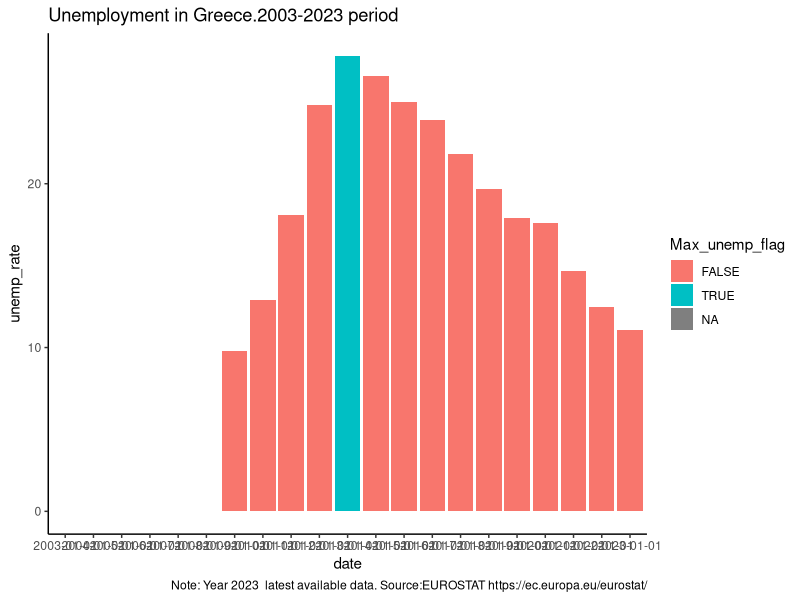
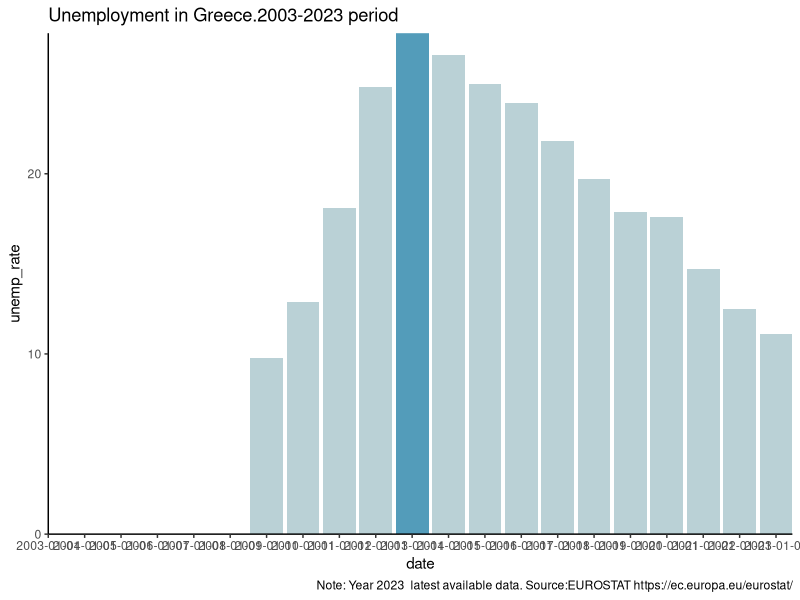
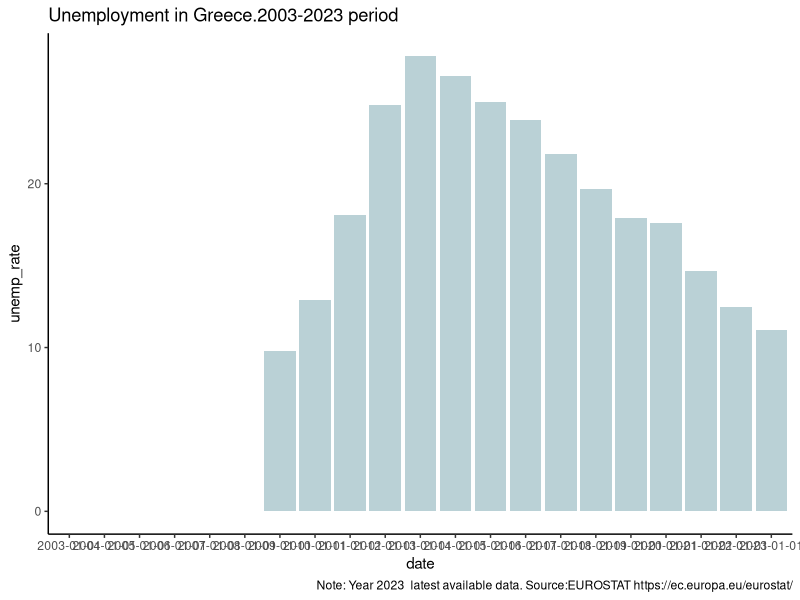
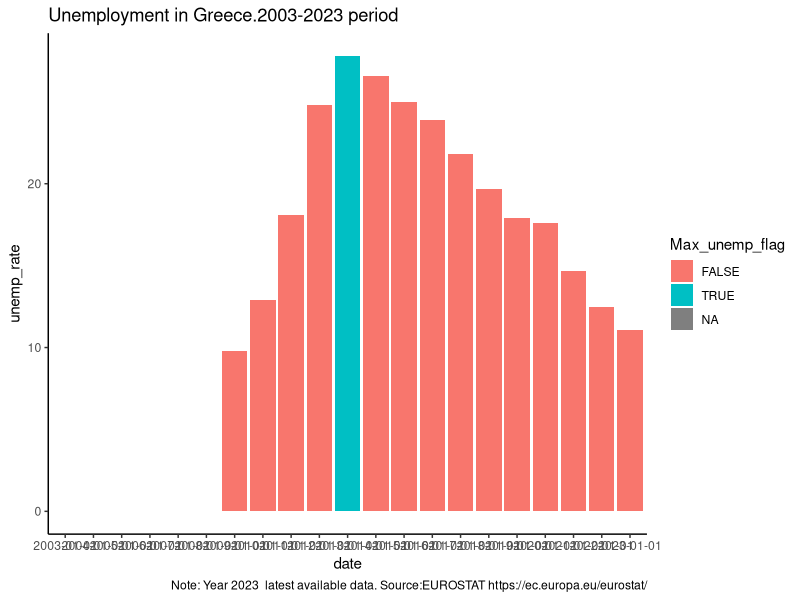
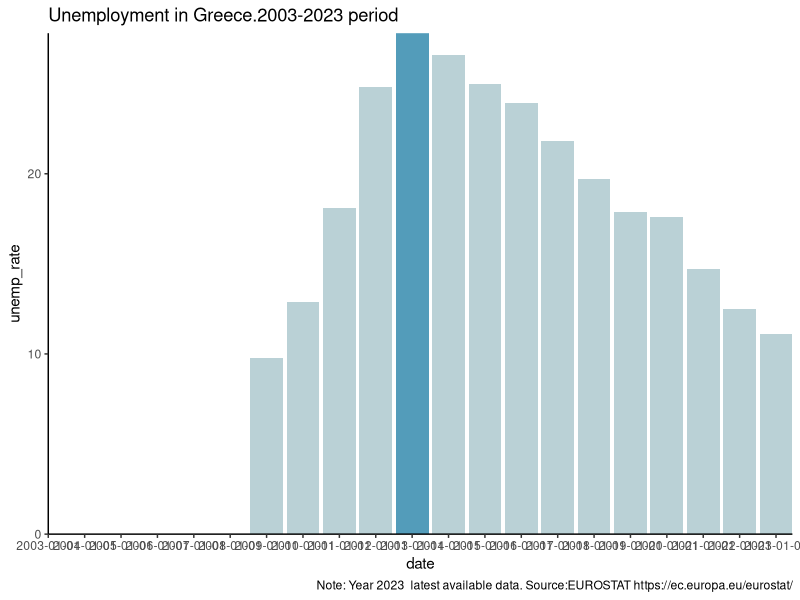

Here is the R script that generated these plots, in order:
# Script:  06 custom geom_bar unrmployment by county.R
# AIM 06 custom geom_bar unmployment metric for each country


# 1. Import previous files.
library(here)
library(tidyverse)

# 1. Import unemployment indicator data 
unemp_data <- read.table(here("data_cleansed", "EU_UNEMP_CLEAN_une_rt_a_LONG.csv"),
                         header =TRUE, sep =',',stringsAsFactors =TRUE)
head(unemp_data)

# 2. Subset data for Greece
str(unemp_data)
head(unemp_data)

unemp_greece <- unemp_data %>% 
  filter(country %in% c("greece")) %>%  
  select(-c(X))
unemp_greece


# 3. Create two flags
# 3.1. Flag for highest unemployment year
str(unemp_greece)

unemp_greece_max <- unemp_greece %>% 
  mutate(
    Date = as.Date(date),
    unemp_round = round(unemp_rate,0),
    max_unemp = max(unemp_rate, na.rm = TRUE),
    Max_unemp_flag = ifelse(unemp_rate == max_unemp,TRUE,FALSE) 
  ) %>% 
  select(date,Date,country,unemp_rate,max_unemp,Max_unemp_flag)

# 3.2. Flag for the latest year
str(unemp_greece_max)

unemp_greece_latest <- unemp_greece_max %>% 
  mutate(
      Latest_date = max(Date),
      Max_date = ifelse(Date == Latest_date,TRUE,FALSE))


# 4. Create a basic bar plot
str(unemp_greece)
Plot01 <- unemp_greece %>% 
  ggplot(aes(x = date, y = unemp_rate)) +
  geom_col(fill = "#BAD1D6")

Plot02 <- unemp_greece %>% 
  ggplot(aes(x = date, y = unemp_rate)) +
  geom_col(fill = "#BAD1D6") +
labs(title = "Unemployment in Greece.2003-2023 period",
     caption = "Note: Year 2023  latest available data. Source:EUROSTAT https://ec.europa.eu/eurostat/") +
  theme_classic() 

ggsave("plots_output/10_Greece_unemployment_value.png", width = 6.38, height = 5.80)


# 4.1 Introduce titles and flag for year with max unemployment value 
# Flag color introduced, fill goes to ggplot() function and geom_col() used to remove legend
str(unemp_greece_latest)

# To highlight specific date, it must be defined as a FACTOR

Plot03 <- unemp_greece_latest %>% 
  ggplot(aes(x = date, y = unemp_rate, fill = Max_unemp_flag)) +
  labs(title = "Unemployment in Greece.2003-2023 period",
       caption = "Note: Year 2023  latest available data. Source:EUROSTAT https://ec.europa.eu/eurostat/") +
  geom_col() +
  theme_classic() 
Plot03

ggsave("plots_output/11_True_false_colour_defined_by_max_unemp_value.png", width = 6.38, height = 5.80)


# 4.2 Introduce custom colour in the plot
#    geom_col(show.legend = FALSE) +
#    scale_fill_manual(breaks = c(FALSE,TRUE),
#                   values = c("#BAD1D6","#539CBA"))
  
Plot04 <-  unemp_greece_latest %>% 
  ggplot(aes(x = date, y = unemp_rate, fill = Max_unemp_flag)) +
  labs(title = "Unemployment in Greece.2003-2023 period",
       caption = "Note: Year 2023  latest available data. Source:EUROSTAT https://ec.europa.eu/eurostat/") +
  geom_col(show.legend = FALSE) +
  scale_fill_manual(breaks = c(FALSE,TRUE),
                    values = c("#BAD1D6","#539CBA")) +
  coord_cartesian(expand = FALSE) +
    theme_classic() 
Plot04

ggsave("plots_output/12_Cutom_color_bars_based_flag_max_value.png", width = 6.38, height = 5.80)

  
